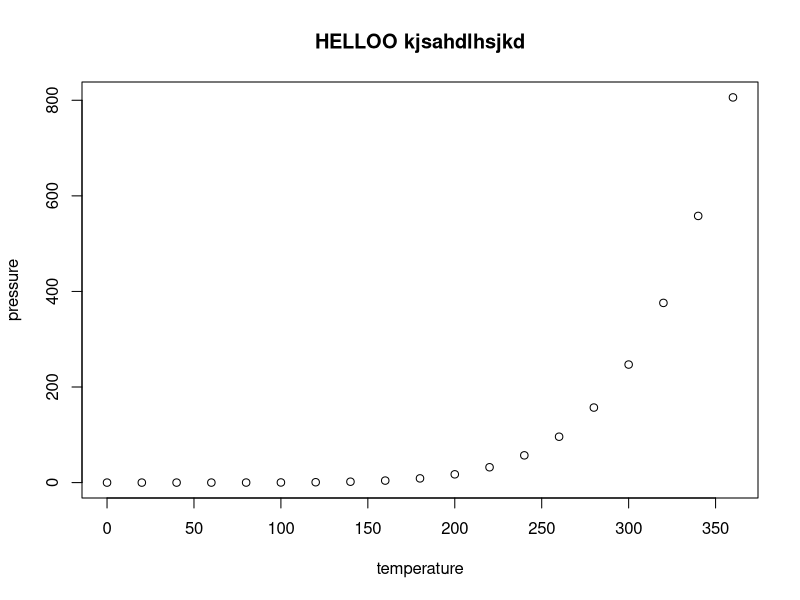

Write the R code that produced this figure.
## ---- chunk 1
summary(cars)
## ---- chunk 2
plot(pressure, main="HELLOO kjsahdlhsjkd")
